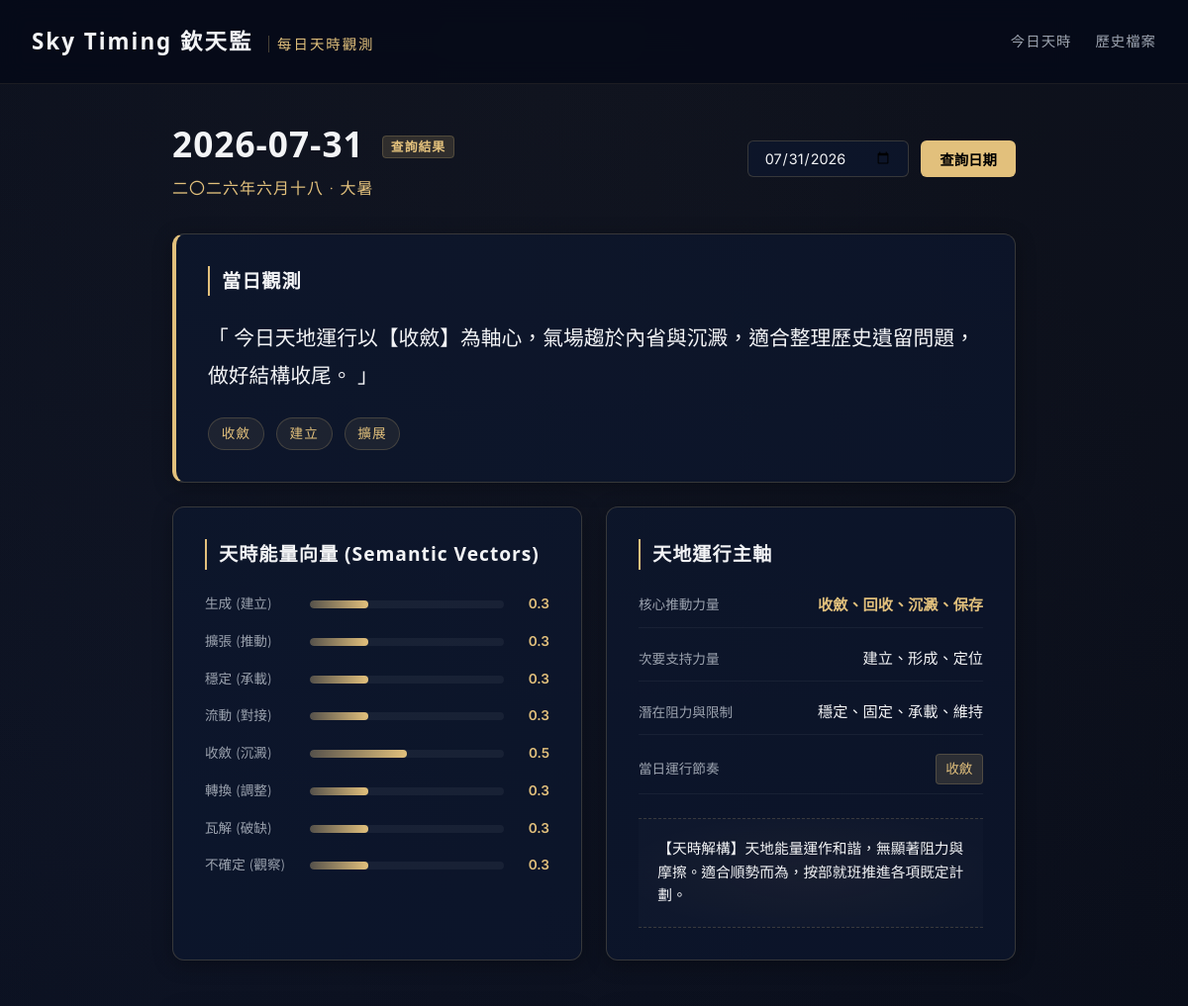
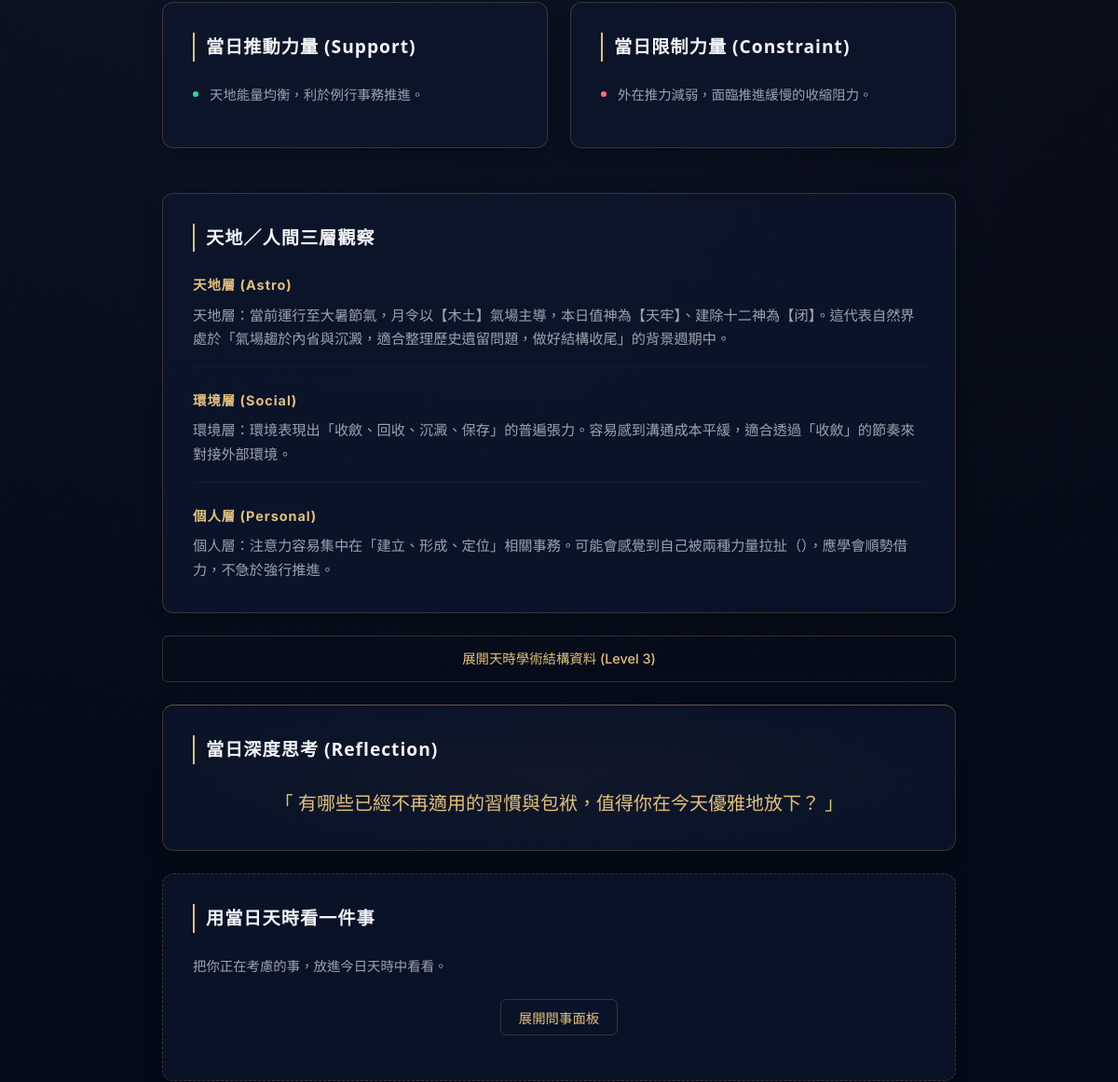
Before: /date/2026-07-31 (upper part) with the older database file (2 pictures, top to bottom).
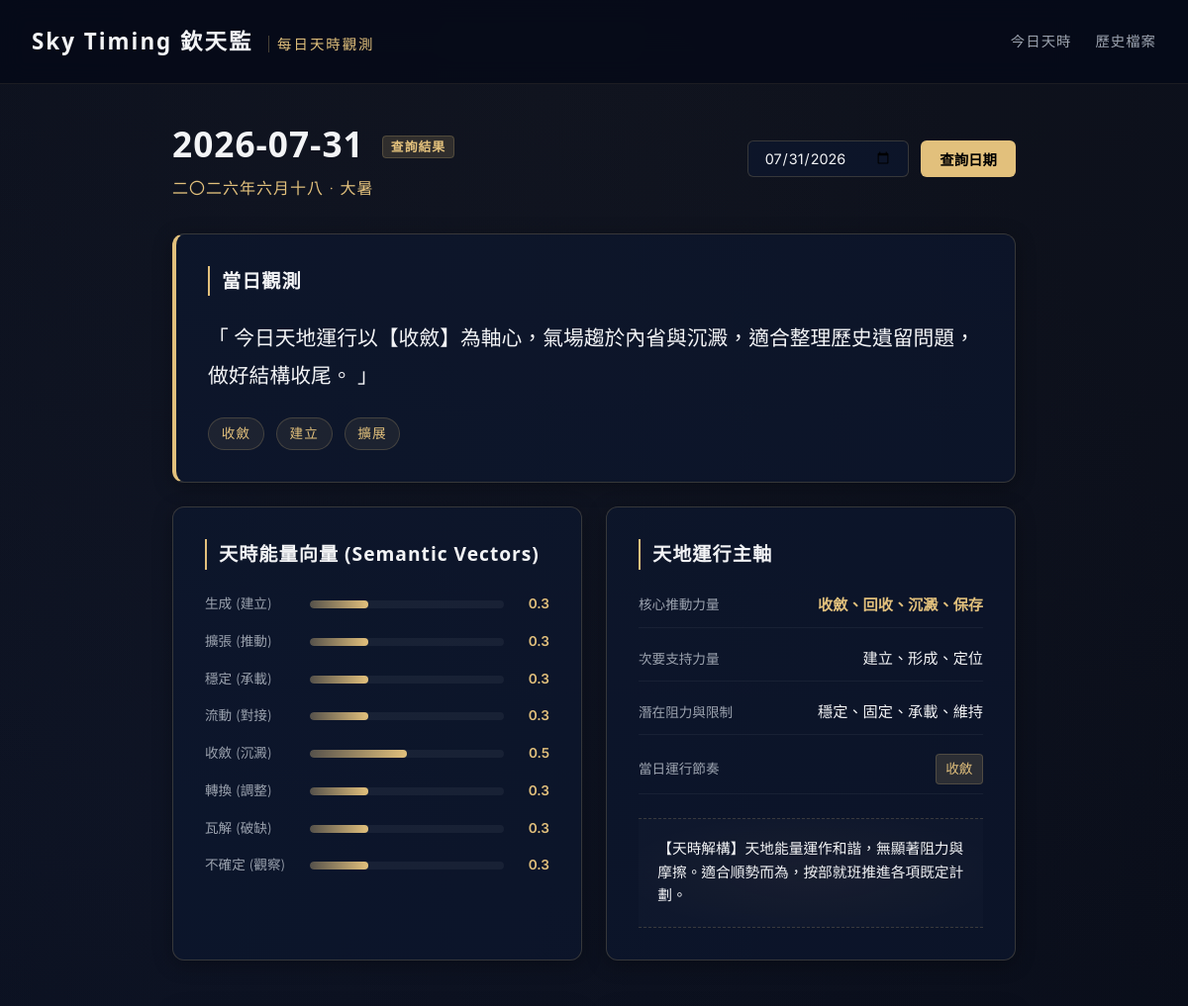
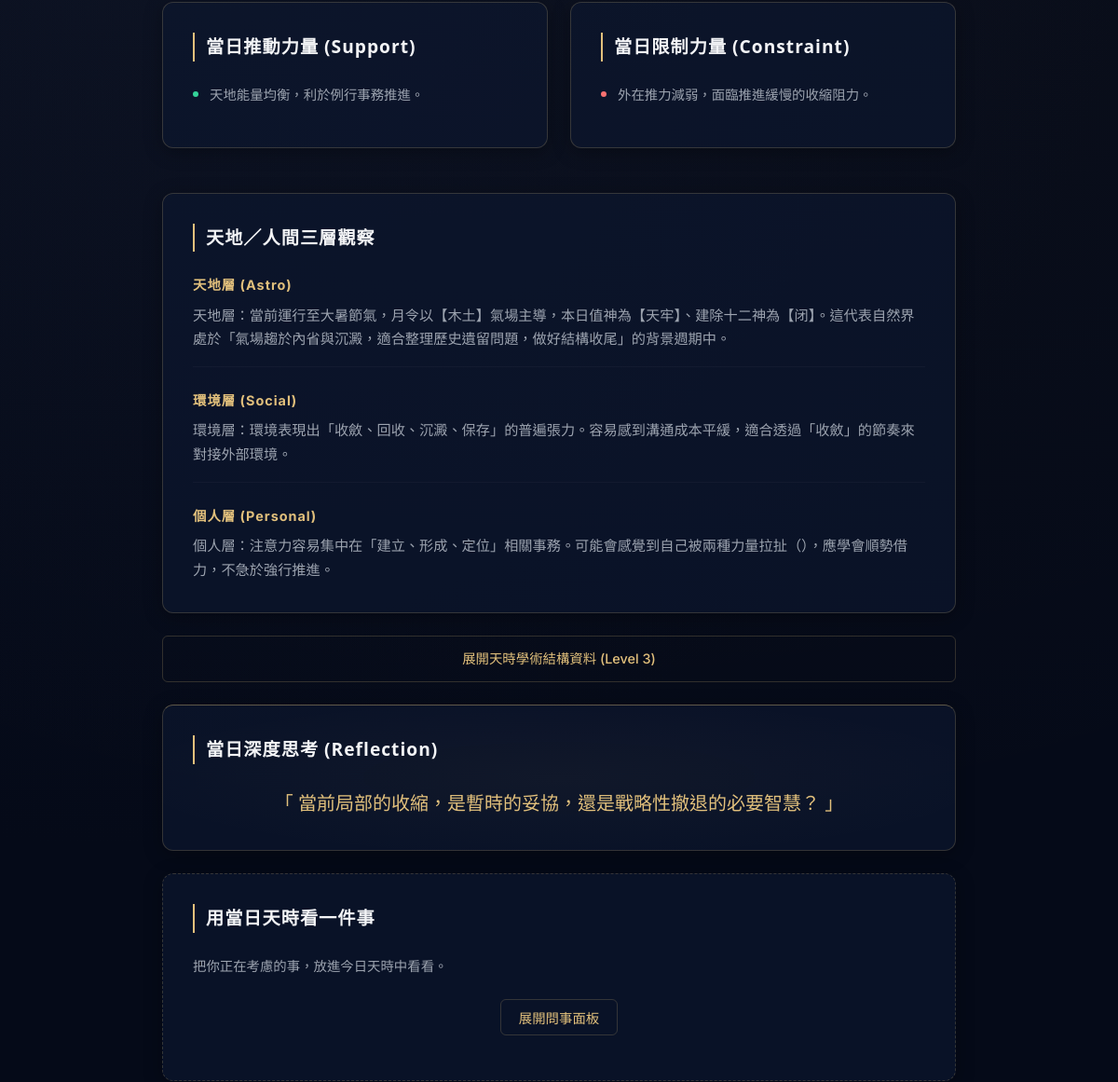
After: the same page with the newer database file (2 pictures, top to bottom).
### tables this page shows
CREATE TABLE daily_states (
            id INTEGER PRIMARY KEY AUTOINCREMENT,
            date TEXT NOT NULL,
            timezone TEXT NOT NULL,
            city TEXT NOT NULL,
            raw_timing_data TEXT NOT NULL,
            semantic_vectors TEXT NOT NULL,
            primary_force TEXT NOT NULL,
            secondary_force TEXT NOT NULL,
            constraint_force TEXT NOT NULL,
            daily_rhythm TEXT NOT NULL,
            daily_summary TEXT NOT NULL,
            reflection_question TEXT NOT NULL,
            created_at TEXT NOT NULL,
            UNIQUE(date, timezone, city)
        );

### app.py (the view)
@app.get("/date/{date_str}", response_class=HTMLResponse)
def read_date(request: Request, date_str: str):
    try:
        datetime.strptime(date_str, "%Y-%m-%d")
    except ValueError:
        raise HTTPException(status_code=400, detail="Invalid date format. Use YYYY-MM-DD.")
    state = get_or_create_state(date_str)
    return templates.TemplateResponse(request=request, name="date.html", context={"request": request, "state": state})

### templates/date.html (shortened to what this page needs)
<!DOCTYPE html>
<html lang="zh-TW">
<head>
    <link rel="stylesheet" href="/static/style.css">
</head>
<body>
    <header class="app-header">
        <div class="logo">Sky Timing 欽天監 <span>每日天時觀測</span></div>
        <nav class="app-nav">
            <a href="/">今日天時</a>
            <a href="/archive">歷史檔案</a>
        </nav>
    </header>
    <main class="container">
        <section class="date-selector-section">
            <div class="current-date-info">
                <h1>{{ state.date }} <span class="date-badge">查詢結果</span></h1>
                <p class="lunar-calendar-text">{{ state.raw_timing_data.lunar_date }} · {{ state.raw_timing_data.solar_term }}</p>
            </div>
            <div class="selector-controls">
                <input type="date" id="dateQuery" value="{{ state.date }}">
                <button onclick="queryDate()" class="btn-gold">查詢日期</button>
            </div>
        </section>
        <section class="card one-liner-card">
            <h2>當日觀測</h2>
            <p class="one-liner-text">「 {{ state.content.one_liner }} 」</p>
            <div class="keywords-row">
                {% for kw in state.content.keywords %}
                <span class="keyword-tag">{{ kw }}</span>
                {% endfor %}
            </div>
        </section>
        <section class="grid-2">
            <div class="card">
                <h2>天時能量向量 (Semantic Vectors)</h2>
                <div class="vector-chart">
                    {% for name, val in state.formatted_vectors.items() %}
                    <div class="vector-bar-row">
                        <span class="vector-label">{{ name }}</span>
                        <div class="bar-container">
                            <div class="bar-fill" style="width: {{ val * 100 }}%"></div>
                        </div>
                        <span class="vector-value">{{ val }}</span>
                    </div>
                    {% endfor %}
                </div>
            </div>
            <div class="card">
                <h2>天地運行主軸</h2>
                <div class="forces-info">
                    <div class="force-item">
                        <span class="force-title">核心推動力量</span>
                        <span class="force-val gold-text">{{ state.primary_force }}</span>
                    </div>
                    <div class="force-item">
                        <span class="force-title">次要支持力量</span>
                        <span class="force-val">{{ state.secondary_force }}</span>
                    </div>
                    <div class="force-item">
                        <span class="force-title">潛在阻力與限制</span>
                        <span class="force-val">{{ state.constraint_force }}</span>
                    </div>
                    <div class="force-item">
                        <span class="force-title">當日運行節奏</span>
                        <span class="force-val rhythm-badge">{{ state.daily_rhythm }}</span>
                    </div>
                </div>
                {% if state.content.synthesis %}
                <div class="synthesis-block">
                    <p class="synthesis-text">{{ state.content.synthesis }}</p>
                </div>
                {% endif %}
            </div>
        </section>
        <section class="grid-2">
            <div class="card support-card">
                <h2>當日推動力量 (Support)</h2>
                <ul class="clean-list">
                    {% for p in state.content.support_points %}
                    <li><span class="dot-green"></span> {{ p }}</li>
                    {% endfor %}
                </ul>
            </div>
            <div class="card constraint-card">
                <h2>當日限制力量 (Constraint)</h2>
                <ul class="clean-list">
                    {% for p in state.content.risk_points %}
                    <li><span class="dot-red"></span> {{ p }}</li>
                    {% endfor %}
                </ul>
            </div>
        </section>
        <section class="card">
            <h2>天地／人間三層觀察</h2>
            <div class="observation-tiers">
                <div class="tier-block">
                    <h3>天地層 (Astro)</h3>
                    <p>{{ state.content.tian_obs }}</p>
                </div>
                <div class="tier-block">
                    <h3>環境層 (Social)</h3>
                    <p>{{ state.content.group_obs }}</p>
                </div>
                <div class="tier-block">
                    <h3>個人層 (Personal)</h3>
                    <p>{{ state.content.person_obs }}</p>
                </div>
            </div>
        </section>
        <details class="astro-details-fold">
            <summary class="btn-outline fold-summary">展開天時學術結構資料 (Level 3)</summary>
        </details>
        <section class="card question-card">
            <h2>當日深度思考 (Reflection)</h2>
            <p class="question-text">「 {{ state.reflection_question }} 」</p>
        </section>
        <section class="card ask-section">
            <h2>用當日天時看一件事</h2>
            <p class="section-desc">把你正在考慮的事，放進今日天時中看看。</p>
            <div class="ask-trigger-container">
                <button onclick="toggleAskForm()" class="btn-outline">展開問事面板</button>
            </div>
        </section>
    </main>
</body>
</html>

Changed rows visible on the page:
removed daily_states: date "2026-07-31", date "07/31/2026", primary_force "收斂、回收、沉澱、保存", secondary_force "建立、形成、定位", constraint_force "穩定、固定、承載、維持", daily_rhythm "收斂", reflection_question "有哪些已經不再適用的習慣與包袱，值得你在今天優雅地放下？"
added daily_states: date "2026-07-31", date "07/31/2026", primary_force "收斂、回收、沉澱、保存", secondary_force "建立、形成、定位", constraint_force "穩定、固定、承載、維持", daily_rhythm "收斂", reflection_question "當前局部的收縮，是暫時的妥協，還是戰略性撤退的必要智慧？"
